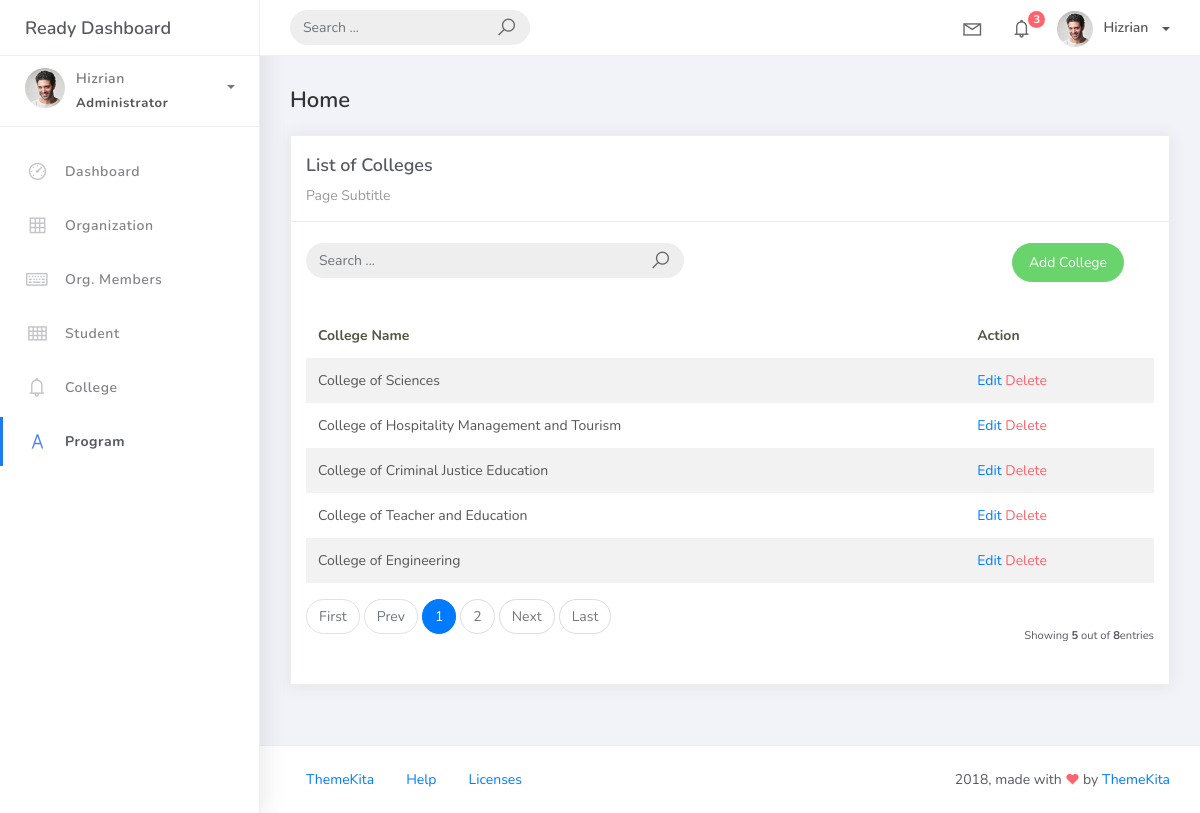
Page /college_list on the committed database.
### studentorg/models.py (models this page shows, shortened)
class BaseModel(models.Model):
    created_at = models.DateTimeField(auto_now_add=True, db_index=True)
    updated_at = models.DateTimeField(auto_now=True)
    class Meta:
        abstract = True

class College(BaseModel):
    college_name = models.CharField(max_length=150)

### studentorg/views.py (the view)
# urls.py: path('college_list', CollegeList.as_view(), name='college-list'),
class CollegeList(ListView):
    model = College
    context_object_name = 'college'
    template_name  = 'college_list.html'
    paginate_by = 5
    def get_context_data(self, **kwargs):
        context = super().get_context_data(**kwargs)
        context['college'] = College.objects.all()
        return context
    def get_queryset(self, *args, **kwargs):
         qs = super(CollegeList, self).get_queryset(*args, **kwargs)
         if self.request.GET.get("q") != None:
             query = self.request.GET.get('q')
             qs = qs = qs.filter(Q(college_name__icontains=query))
         return qs

### templates/college_list.html
{% extends 'base.html' %} {%load static %}  {% block content %}
<div class="content">
    <div class="container-fluid">
        <h4 class="page-title">Home</h4>
        <div class="row">
            <div class="col-md-12">
                <div class="card">
                    <div class="card-header">
                        <div class="card-title">List of Colleges</div>
                        <div class="card-category">Page Subtitle</div>
                    </div>
                    <br />
                            <div class="col-md-12 row">
                                <div class="col-md-6">
                                    <form class="navbar-left navbar-form nav-search mr-md-3" action="{% url 'college-list' %}">
                                      <div class="input-group">
                                        <input type="text" placeholder="Search ..." class="form-control" name="q" />
                                        <div class="input-group-append">
                                        <span class="input-group-text">
                                            <i class="la la-search search-icon"></i>
                                        </span>
                                        </div>
                                      </div>
                                    </form>
                                </div>
                                <div class="col-md-6">
                                    <div class="pull-right">
                                        <a href="{% url 'college-add' %}" class="btn btn-success btn-rounded">Add College</a>
                                    </div>
                                </div>
                            </div>
                    <div class="card-body">
                        <table class="table table-striped mt-3">
                            <thead>
                                <tr>
                                    <th scope="col">College Name</th>
                                    <th scope="col">Action</th>
                                </tr>
                            </thead>
                            <tbody>
                                {% for object in object_list %}
                                <tr>
                                    <td>{{ object.college_name }}</td>
                                    <td>
                                        <a href="college_list/{{ object.id }}">Edit</a>
                                        <a href="college_list/{{ object.id }}/delete" class="text-danger">Delete</a>
                                    </td>
                                </tr>
                                {% empty %}
                                <tr>
                                    <td colspan="4" style="text-align: center">
                                        <p class="text-sm font-weight-bold mb-0">No Records Found</p>
                                    </td>
                                </tr>
                                {% endfor %}
                            </tbody>
                        </table>
                        {% include 'includes/pagination.html' %}
                    </div>
                </div>
            </div>
        </div>
    </div>
</div>
{% endblock %}

### rows in the picture
College: college_name "College of Sciences"
College: college_name "College of Hospitality Management and Tourism"
College: college_name "College of Criminal Justice Education"
College: college_name "College of Teacher and Education"
College: college_name "College of Engineering"

### other values in the picture
{{ page_num }} "1"
{{ page_num }} "2"
{{ object_list.count }} "5"
{{ paginator.count }} "8"
